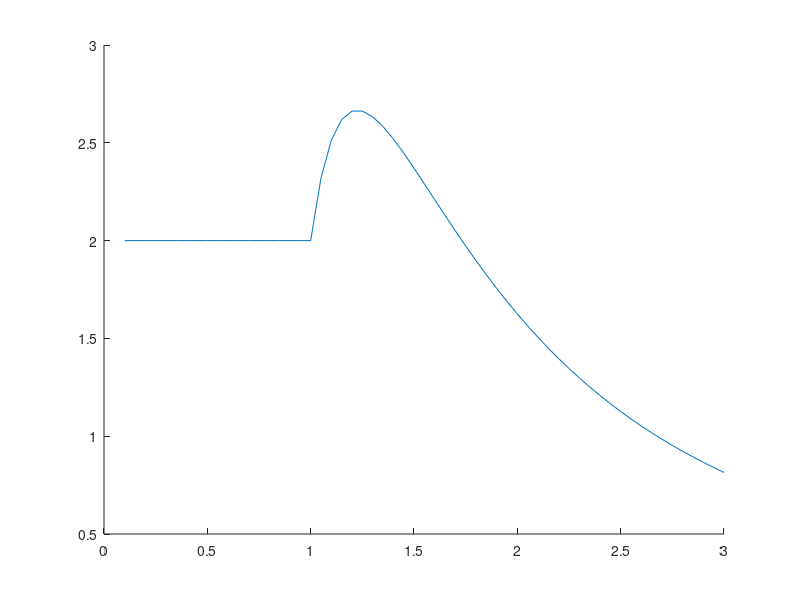

This figure's MATLAB source:
ome=@(p,g) sqrt(1-2*g*cos(p)+g^2);
fun=@(p,g,beta) 16/pi*sin(p).^2.*(g-cos(p)).^2./(ome(p,g).^4)./(1+(cosh(beta*ome(p,g))).^(-1));
g_list=0.1:0.05:3;
%beta_list=logspace(-2,2,10);
beta_list=0;
C=zeros(length(g_list),length(beta_list));

row=1;
for g=g_list
    col=1;
    for beta=beta_list
        C(row,col)=integral(@(x)fun(x,g,beta),0,2*pi);
        col=col+1;
    end
    row=row+1;
end

figure(1)
hold on
plot(g_list,C)